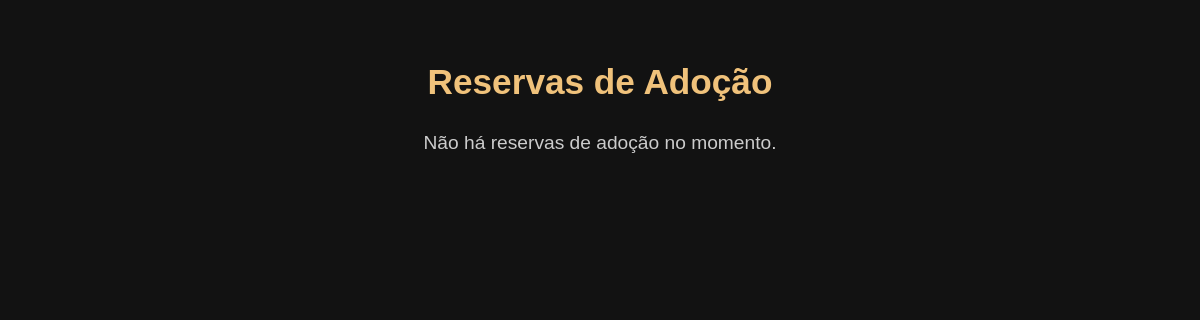
The app's page /adoptions/reservations, older data.
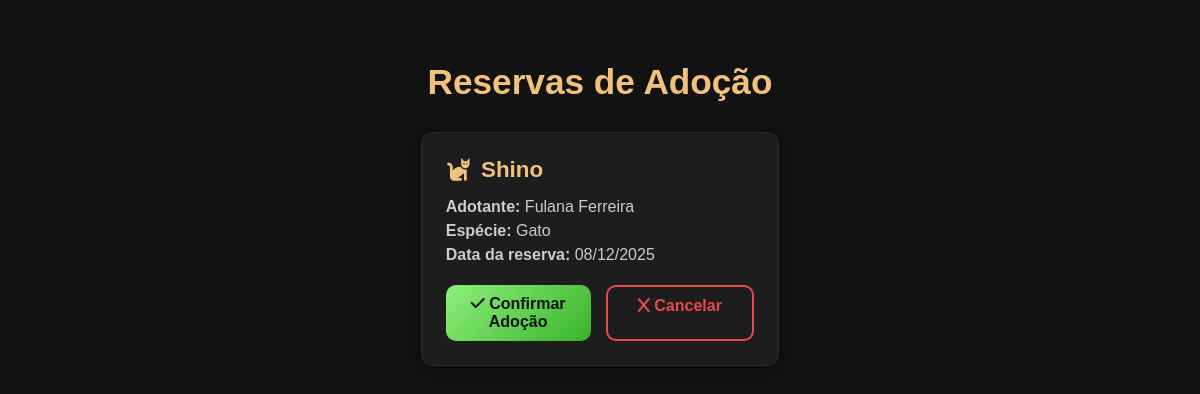
The same page, newer data.
### models/animal_model.py (models this page shows)
class AnimalModel(Base):
    __tablename__ = "animals"
    id = Column(Integer, primary_key=True, autoincrement=True)
    species = Column(String)
    breed = Column(String)
    name = Column(String)
    gender = Column(String)
    age_months = Column(Integer)
    size = Column(String)
    temperament = Column(String)
    status = Column(String)
    extra_data = Column(JSON, default={})
    events = relationship("EventModel", back_populates="animal", cascade="all, delete")

### models/adopter_model.py (models this page shows)
class AdopterModel(Base):
    __tablename__ = "adopters"
    id = Column(Integer, primary_key=True, autoincrement=True)
    name = Column(String)
    age = Column(Integer)
    housing_type = Column(String)
    usable_area = Column(Float)
    has_pet_experience = Column(Boolean)
    has_children_at_home = Column(Boolean)
    has_other_animals = Column(Boolean)

### models/event_model.py (models this page shows)
class EventModel(Base):
    __tablename__ = "events"
    id = Column(Integer, primary_key=True, autoincrement=True)
    animal_id = Column(Integer, ForeignKey("animals.id"), nullable=False)
    event_type = Column(String, nullable=False)
    timestamp = Column(DateTime, nullable=False)
    extra_data = Column(JSON, nullable=True)
    animal = relationship("AnimalModel", back_populates="events")

### app/routes.py (the view)
@app.route("/adoptions/reservations")
def adoption_reservation_list():
    reservations_db = event_repo.list_by_type(EventType.RESERVATION)
    reservations = list()
    for reservation_db in reservations_db:
        reservation = event_repo.to_domain(reservation_db)
        reservations.append(reservation)
    reservations_full = list()
    for r in reservations:
        animal = animal_repo.to_domain(animal_repo.get_by_id(r.animal_id))
        adopter = adopter_repo.to_domain(adopter_repo.get_by_id(r.adopter_id))
        reservations_full.append({
                "id": r.id,
                "date": r.timestamp,
                "animal": animal,
                "adopter": adopter
            })
    return render_template("adoption_reservation_list.html", reservations=reservations_full)

### domain/animals/animal.py (called while the page is built)
    def species_format(self):
        if self.gender == Gender.FEMALE:
            return {
                "CAT": "Gata",
                "DOG": "Cadela",
            }.get(self.species.name)
        else:
            return {
                "CAT": "Gato",
                "DOG": "Cachorro",
            }.get(self.species.name)

    @property
    def species(self) -> Species:
        return self._species

    @species.setter
    def species(self, v: str) -> None:
        if not isinstance(v, Species):
            raise ValueError("species deve ser do tipo Species.")
        self._species = v

    @breed.setter
    def breed(self, v: str) -> None:
        if not v.strip() or not isinstance(v, str):
            raise ValueError("breed deve ser uma string não vazia.")
        self._breed = v

    @property
    def name(self) -> str:
        return self._name

    @name.setter
    def name(self, v: str) -> None:
        if not v.strip() or not isinstance(v, str):
            raise ValueError("name deve ser uma string não vazia.")
        self._name = v

    @property
    def gender(self) -> Gender:
        return self._gender

### domain/people/adopter.py (called while the page is built)
    @property
    def name(self) -> str:
        return self.__name

### app/templates/adoption_reservation_list.html (shortened to what this page needs)
{% extends "base.html" %}
{% block head %}
    {{ super() }}
{% endblock %}
{% block body %}
<div class="details-container">
    <h1 class="details-title">Reservas de Adoção</h1>
    {% if reservations|length == 0 %}
        <p class="empty-message">Não há reservas de adoção no momento.</p>
    {% else %}
        <div class="cards-container">
            {% for r in reservations %}
                <div class="reservation-card">
                    <h3 class="reservation-title">
                        <i class="{{ r.animal.html_icon }}"></i>
                        {{ r.animal.name }}
                    </h3>
                    <p class="reservation-info">
                        <strong>Adotante:</strong> {{ r.adopter.name }}<br>
                        <strong>Espécie:</strong> {{ r.animal.species_format() }}<br>
                        <strong>Data da reserva:</strong> {{ r.date.strftime("%d/%m/%Y") }}
                    </p>
                    <div class="reservation-actions">
                        <a href="" class="reservation-button confirm">
                            <i class="fa-solid fa-check"></i> Confirmar Adoção
                        </a>
                        <a href="" class="reservation-button cancel">
                            <i class="fa-solid fa-x"></i> Cancelar
                        </a>
                    </div>
                </div>
            {% endfor %}
        </div>
    {% endif %}
</div>
{% endblock %}

Row changes from the older to the newer data that the page shows:
added AnimalModel: animal.name "Shino", adopter.name "Fulana Ferreira", animal.species_format "Gato", date "08/12/2025"
Text that changed along with them:
text no longer shown: "Não há reservas de adoção no momento."
